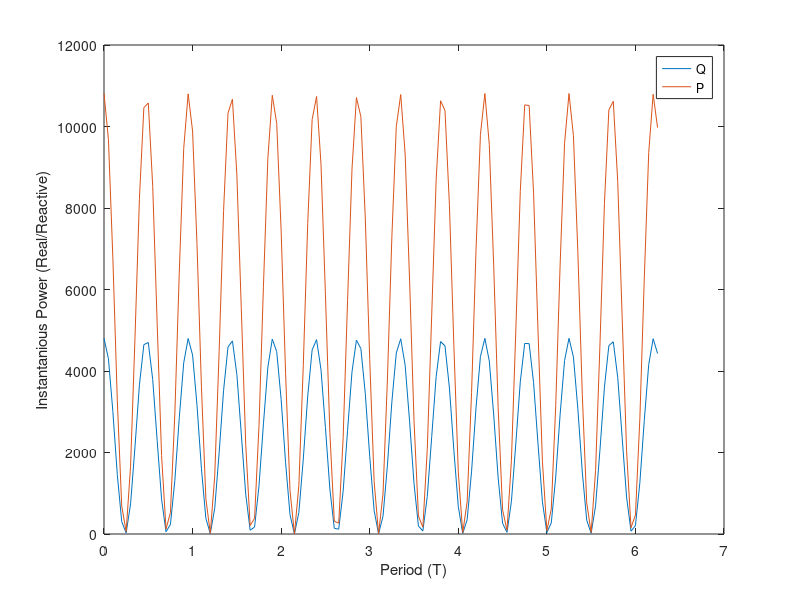

Recreate this plot in MATLAB.
Van = 1414;
Z_wye1 = 500 * exp(53.1i * pi/180);
Z_delta = 3000 * exp(53i * pi/180);
Z_wye2 = Z_delta / 3;

Ia1 = Van / Z_wye1;
S1_p = Van * conj(Ia1);
S1_total = 3 * S1_p

Ia2 = Van / Z_wye2;
S2_p = Van * conj(Ia1);
S2_total = 3 * S2_p

S_total = S1_total + S2_total

Q_total = imag(S_total)

P_total = real(S_total)

% Step 2
I_total = 3 * (Ia1 + Ia2)

% Step 3
clear
clc
x = 0:0.05:2 * pi;
Van = 1414 .* cosd((120 * pi) .* (x));
Z_wye1 = 500 * exp(-53.1i * pi/180);
Z_delta = 3000 * exp(53i * pi/180);
Z_wye2 = Z_delta / 3;

Ia1 = Van ./ Z_wye1;
S1_p = Van .* (Ia1);
S1_total = 3 * S1_p;

Ia2 = Van ./ Z_wye2;
S2_p = Van .* (Ia2);
S2_total = 3 * S2_p;

S_total = S1_total + S2_total;

Qtotal = imag(S_total);

Ptotal = real(S_total);

plot(x, Qtotal)
hold on
plot(x, Ptotal)
hold off
xlabel('Period (T)')
ylabel('Instantanious Power (Real/Reactive)')
legend('Q','P')